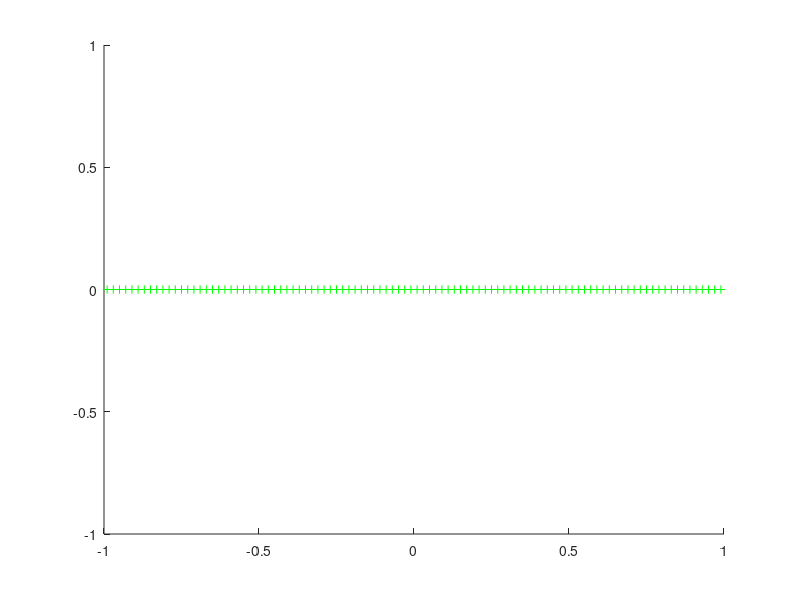

The MATLAB source for this figure: (Note: this script raises an error after producing the figure.)
%Assignment 3

function Shallow_water
    g=1;
    N=100;
    h=2/N;
    dimension=3;
    x=(-1+h/2:h:1-h/2);
    %v_new=zeros(N,dimension);
    v_old=zeros(N,dimension);
    
    t_end=0.5;
    t = 0;

    % initial conditions
    v_old(:,1)=2 .*(x<0 & x>-1)+(x>=0 & x<=1).*1;
    v_old(:,2)=0 .*(x<0 & x>-1)+(x>=0 & x<=1).*0;
    v_old(:,3)=0 .*(x<0 & x>-1)+(x>=0 & x<=1).*0;
 
    while t <=t_end
        % first column is h
        % second column is hu
        % third column is hv
        dt=0.5* min(h./(abs(v_old(:,2)./v_old(:,1))+sqrt(g.*v_old(:,1))));    
        % method 1: LF
        % using ghost cells as following
        aug1 = [[v_old(2:N,1);1] [v_old(2:N,2);0] [v_old(2:N,3);0]];
        aug2 = [[2;v_old(1:N-1,1)] [0;v_old(1:N-1,2)] [0;v_old(1:N-1,3)]];
        v_new =v_old -dt/h*(LF(v_old ,aug1)-LF(aug2,v_old));   
        v_old= v_new;
        t = t+dt;
    end
  
    hold on
    
    plot(x,v_new(:,3)./v_new(:,1),'+g-')
    plot(x,v_new(:,2)./v_new(:,1),'*R-')
    plot(x,v_new(:,1),'*b-')
    
    axis([-1 1 -1 3])
    xlabel('x')
    ylabel('v')
    title('Shallow Water simulation t=0.5')
    legend('LF','location','southeast')
    
    hold off
end
 
% LF flux function
function F=LF(v_left,v_right)
    g=1;
    lambda_left = abs(v_left(:,2)./v_left(:,1))+sqrt(g.*v_left(:,1));
    lambda_right = abs(v_right(:,2)./v_right(:,1))+sqrt(g.*v_right(:,1));
    lambda_max=max(lambda_left,lambda_right)/2;
    F(:,1)=(v_left(:,2)+v_right(:,2))/2-lambda_max.*(v_right(:,1)-v_left(:,1));
    F(:,2)=(v_left(:,2).^2./v_left(:,1)+g.*v_left(:,1).^2./2 + v_right(:,2).^2./v_right(:,1)+g.*v_right(:,1).^2./2)/2-lambda_max.*(v_right(:,2)-v_left(:,2));
    F(:,3)=(v_left(:,3).*v_left(:,2)./v_left(:,1)+v_right(:,3).*v_right(:,2)./v_right(:,1))/2-lambda_max.*(v_right(:,3)-v_left(:,3));
end
 

 
